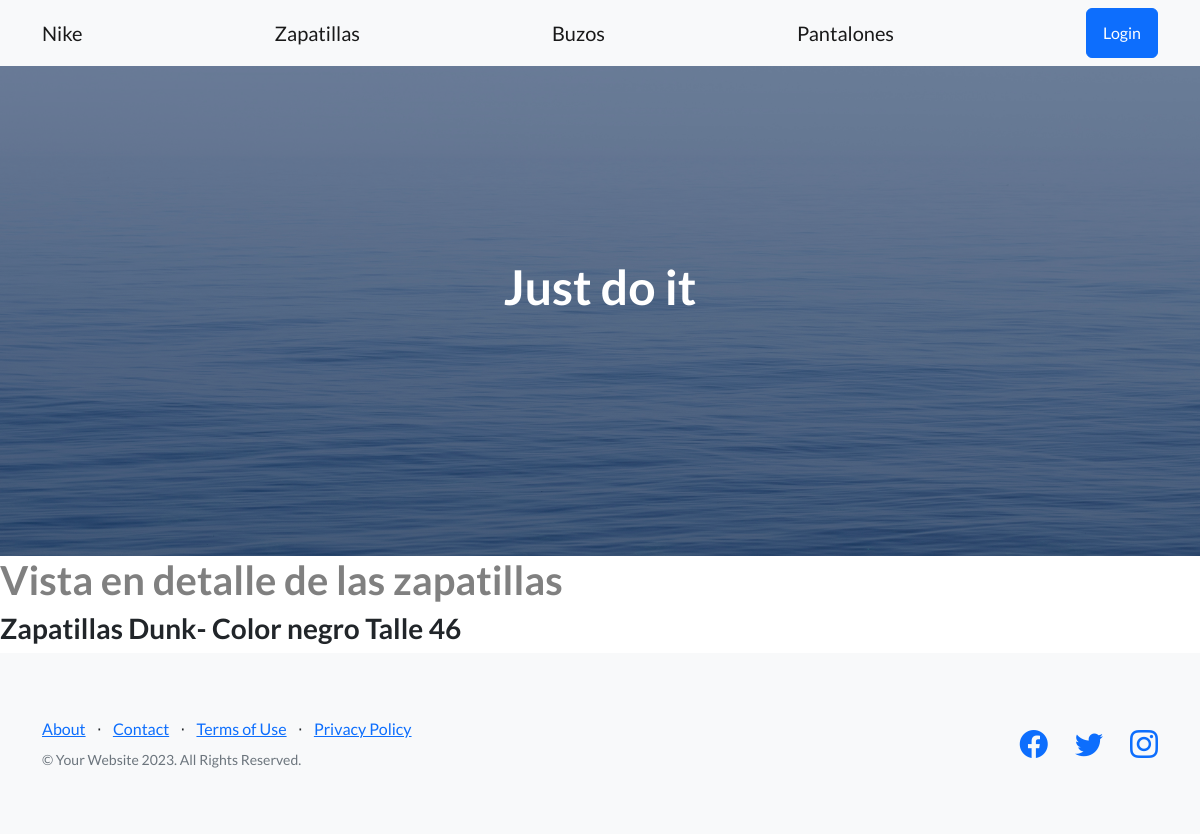
Page /Nike/zapatillas-detail/3 on the committed database.
### Nike/models.py (models this page shows, shortened)
class Zapatillas(models.Model):
    modelo = models.CharField(max_length=30)
    color = models.CharField(max_length=30)
    talle = models.IntegerField()

### Nike/views.py (the view)
# urls.py: path('zapatillas-detail/<pk>', ZapatillasDetail.as_view(), name='ZapatillasDetail'),
class ZapatillasDetail(DetailView):
    model = Zapatillas
    template_name = "zapatillas_detail.html"
    context_object_name = "zapatilla"

### Nike/templates/zapatillas_detail.html
{% extends 'padre.html' %}
{% block ContenidoQueCambia %}
    <body>
        <h1 style="color:gray">Vista en detalle de las zapatillas</h1>
        <h3>Zapatillas {{zapatilla.modelo}}- Color {{zapatilla.color}} Talle {{zapatilla.talle}}</h3>
    </body>
{% endblock ContenidoQueCambia %}

### rows in the picture
Zapatillas: modelo "Dunk", color "negro", talle "46"
